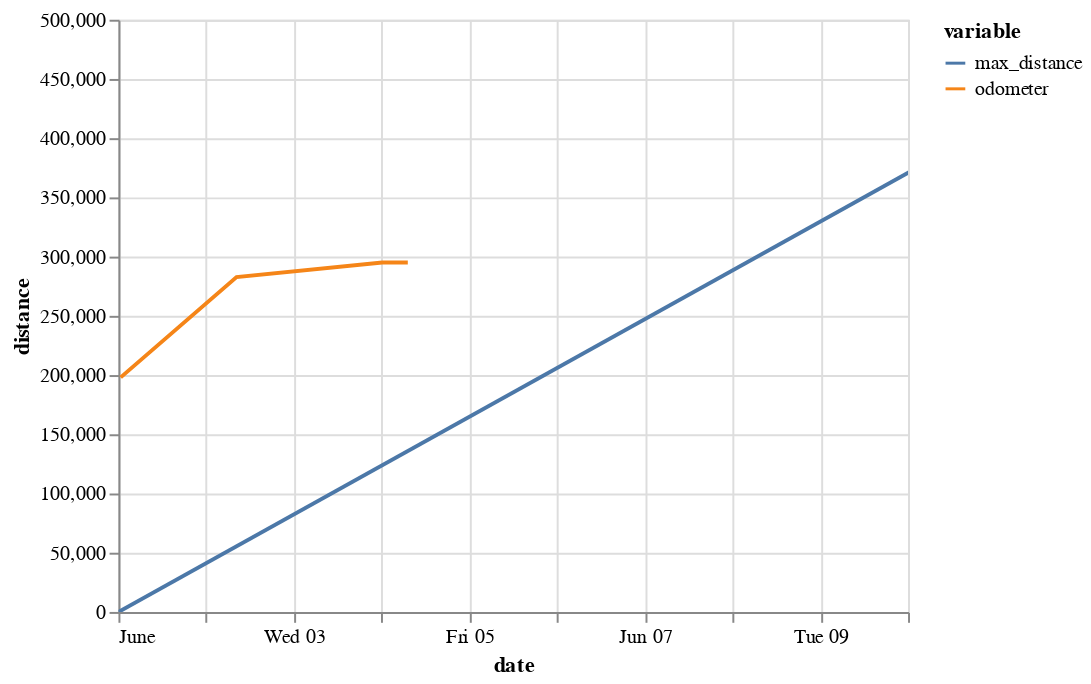

The notebook cell saved with this chart:
### Code cell
alt.Chart(df).mark_line().encode(
    x=alt.X('date:T', scale=alt.Scale(domain=(start_date,end_date))),
    y=alt.X('distance', scale=alt.Scale(domain=(0,500000))),
    color='variable',
    tooltip=['date', 'distance', 'variable']
).interactive()

### Figure 1 — Vega-Lite specification as saved in the notebook (floating-point values rounded to 4 significant figures)
{"config": {"view": {"continuousWidth": 400, "continuousHeight": 300}}, "data": {"name": "data-18d18cbc2c6e2b5f4f5425d2840bb075"}, "mark": "line", "encoding": {"color": {"type": "nominal", "field": "variable"}, "tooltip": [{"type": "temporal", "field": "date"}, {"type": "quantitative", "field": "distance"}, {"type": "nominal", "field": "variable"}], "x": {"type": "temporal", "field": "date", "scale": {"domain": ["2020-06-01", "2020-06-10"]}}, "y": {"type": "quantitative", "field": "distance", "scale": {"domain": [0, 500000]}}}, "selection": {"selector001": {"type": "interval", "bind": "scales", "encodings": ["x", "y"]}}, "$schema": "https://vega.github.io/schema/vega-lite/v4.8.1.json", "datasets": {"data-18d18cbc2c6e2b5f4f5425d2840bb075": [{"date": "2020-06-01T00:00:00+00:00", "variable": "max_distance", "distance": 0}, {"date": "2021-05-31T00:00:00+00:00", "variable": "max_distance", "distance": 15000000}, {"date": "2020-06-01T00:36:40+00:00", "variable": "odometer", "distance": 198041}, {"date": "2020-06-02T08:18:45+00:00", "variable": "odometer", "distance": 282735}, {"date": "2020-06-04T00:10:14+00:00", "variable": "odometer", "distance": 295098}, {"date": "2020-06-04T07:09:24+00:00", "variable": "odometer", "distance": 295098}]}}
